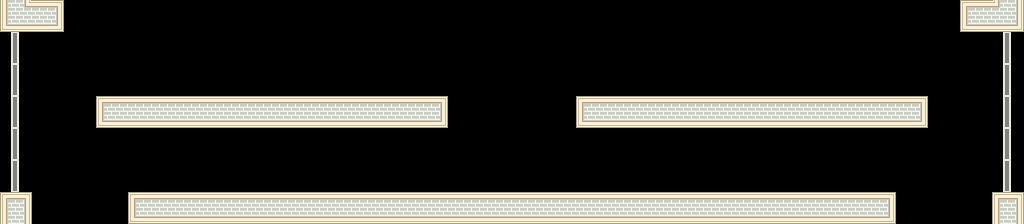

A level layout from a 2D game, rendered from its tile map. Below: a short description, then the map file with tile-grid data replaced by summaries:
An orthogonal 32x7 tile map with 32x32 px tiles, 2 tile layers (walls, windows) and 13 objects.

<map version="1.5" tiledversion="1.7.2" orientation="orthogonal" renderorder="right-down" width="32" height="7" tilewidth="32" tileheight="32" infinite="0" nextlayerid="6" nextobjectid="22">
 <editorsettings>
  <export target="room17.json" format="json" />
 </editorsettings>
 <properties>
  <property name="entry" value="left, right" />
  <property name="exit" value="left, right" />
  <property name="height" type="int" value="1" />
 </properties>
 <tileset firstgid="1" name="TilesetMap" tilewidth="32" tileheight="32" tilecount="64" columns="16">
  <image source="TilesetMap.png" width="512" height="128" />
 </tileset>
 <layer id="1" name="walls" width="32" height="7">
  <data>[224 cells, 52 non-empty, 6 distinct tile ids]</data>
 </layer>
 <objectgroup id="3" name="victims">
  <object id="1" gid="13" x="480" y="192" width="32" height="32" />
 </objectgroup>
 <objectgroup id="4" name="fires">
  <object id="2" gid="27" x="768" y="192" width="32" height="32" />
  <object id="3" gid="27" x="352" y="192" width="32" height="32" />
  <object id="4" gid="27" x="224" y="192" width="32" height="32" />
  <object id="5" gid="27" x="192" y="96" width="32" height="32" />
  <object id="6" gid="27" x="288" y="96" width="32" height="32" />
  <object id="7" gid="27" x="736" y="96" width="32" height="32" />
  <object id="8" gid="27" x="672" y="96" width="32" height="32" />
  <object id="9" gid="27" x="608" y="192" width="32" height="32" />
 </objectgroup>
 <objectgroup id="5" name="hydrants">
  <object id="16" gid="45" x="128" y="192" width="32" height="32" />
  <object id="17" gid="45" x="864" y="192" width="32" height="32" />
  <object id="18" gid="45" x="896" y="96" width="32" height="32" />
  <object id="20" gid="45" x="95" y="97" width="32" height="32" />
 </objectgroup>
 <layer id="2" name="windows" width="32" height="7">
  <data>[224 cells, 10 non-empty, 1 distinct tile ids]</data>
 </layer>
</map>